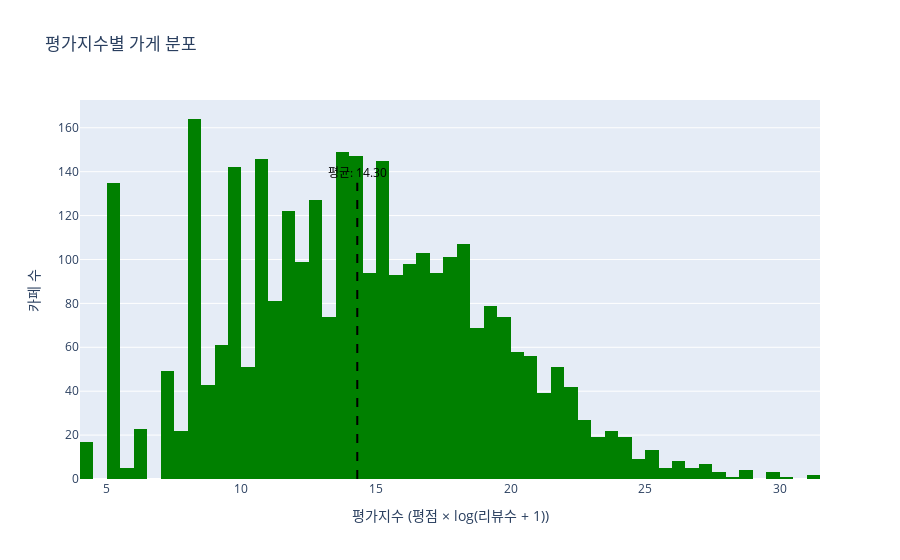

Source (notebook cell):
### Code cell
import plotly.express as px

# 평균 평가지수 계산
avg_value = cafe['value'].mean()
print("전체 카페의 평균 평가지수:", avg_value)

# 히스토그램 생성
fig = px.histogram(cafe, x='value', title='평가지수별 가게 분포', color_discrete_sequence=['green'])

# 축 라벨 수정
fig.update_layout(
    xaxis_title='평가지수 (평점 × log(리뷰수 + 1))',
    yaxis_title='카페 수'
)

# y축 최대값 계산
y_max = cafe['value'].value_counts().max()

# 평균 평가지수선 추가
fig.add_shape(
    type='line',
    x0=avg_value,
    x1=avg_value,
    y0=0,
    y1=y_max,
    line=dict(color='black', dash='dash')
)

# 선에 라벨 추가
fig.add_annotation(
    x=avg_value,
    y=y_max,
    text=f"평균: {avg_value:.2f}",
    showarrow=False,
    yshift=10,
    font=dict(color='black')
)

fig.show()

### Figure 1 — Plotly figure (JSON) as saved in the notebook; plotly's stock layout.template omitted (floating-point values rounded to 4 significant figures; data arrays with more than 128 entries replaced by an {"elided": "..."} marker saying what was removed)
{"data": [{"bingroup": "x", "hovertemplate": "value=%{x}<br>count=%{y}<extra></extra>", "legendgroup": "", "marker": {"color": "green", "pattern": {"shape": ""}}, "name": "", "orientation": "v", "showlegend": false, "type": "histogram", "x": {"elided": "3108 float values"}, "xaxis": "x", "yaxis": "y"}], "layout": {"annotations": [{"font": {"color": "black"}, "showarrow": false, "text": "평균: 14.30", "x": 14.3, "y": 135, "yshift": 10}], "barmode": "relative", "legend": {"tracegroupgap": 0}, "shapes": [{"line": {"color": "black", "dash": "dash"}, "type": "line", "x0": 14.3, "x1": 14.3, "y0": 0, "y1": 135}], "title": {"text": "평가지수별 가게 분포"}, "xaxis": {"anchor": "y", "domain": [0, 1], "title": {"text": "평가지수 (평점 × log(리뷰수 + 1))"}}, "yaxis": {"anchor": "x", "domain": [0, 1], "title": {"text": "카페 수"}}}}
